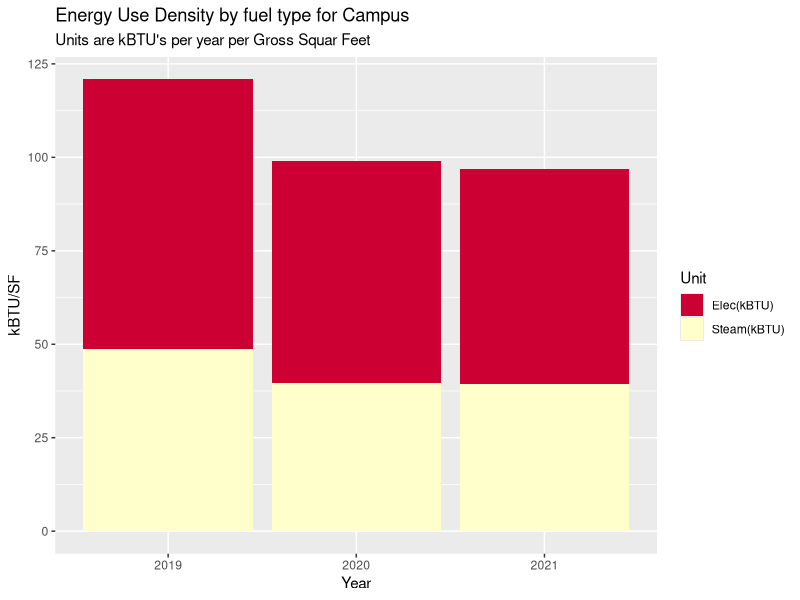
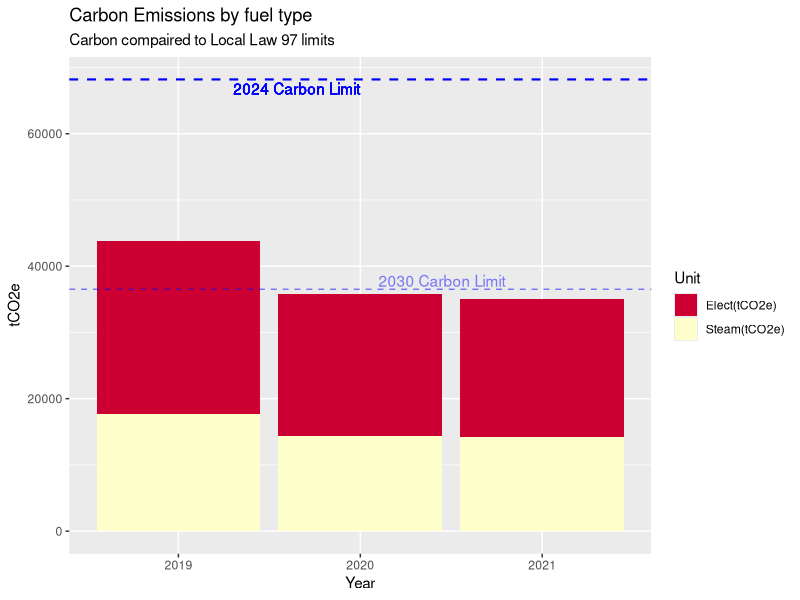
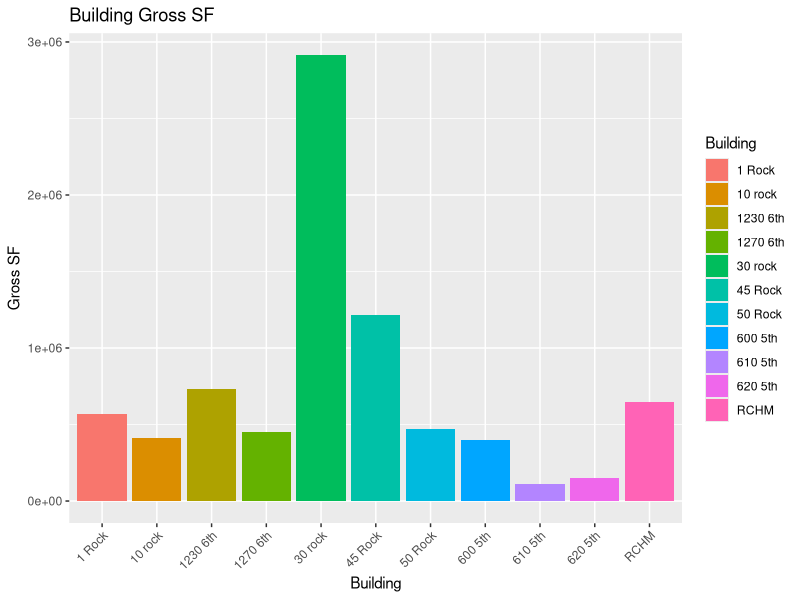
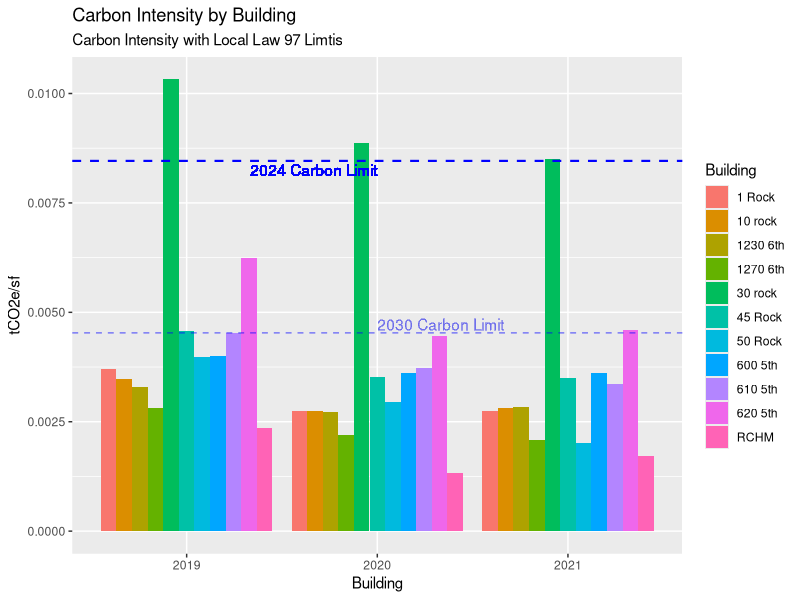

Write the R code that produced these figures, in order. (Note: this script raises an error after producing the figures.)
## ---- chunk 1

# Load packages 
my_packages <- c("tidyverse", "vroom" , "janitor" , "glue" , "tsibble" , "tidytext","lubridate", "fable", "tsibbledata", "ggplot2", "forecast", "tseries", "rio", "zoo", "readxl", "tsibbledata", "knitr", "formattable", "scales", "kable", "kableExtra")   

invisible( lapply(my_packages, require, character.only = TRUE))

#Set up environment 
place <- "Home"  #Where are we working today. 
# place <- "work"

if (place == "Home"){setwd("C:/Users/paulr/Documents/R/RockCenterEnergyAnalysis")} else {setwd("C:/Users/prode/Documents/R/RockCenterEnergyAnalysis")}

if (!file.exists("data")) { dir.create("data")}

rm(place, my_packages ) #Clean up

options(dplyr.summarise.inform = FALSE)  # Suppress textin Knit printout. 



# Read in data

'ElecCF24' <- 0.000288962  #2024 Carbon Value
'SteamCF24' <- 0.00004493 #2024 Carbon Value
'ElecCF30' <- 0.000288962 * 0.7  #2030 Carbon Value
'SteamCF30' <- 0.00004493 * 0.7 #2024 Carbon Value
'IntensityLimit24' <- 0.00846 #2024 Limit
'IntensityLimit30' <- 0.00453 #2030 Limit

SteamData <- read_excel("data/Energy_Data_for_Net_Zero_Study.xlsx", sheet = "Sheet1", range = "B2:G11" , col_names = TRUE, na = "NA", col_types = NULL ) %>%  select(-5,-6)

ElectricData <- read_excel("data/Energy_Data_for_Net_Zero_Study.xlsx", sheet = "Sheet1", range = "B13:G23" , col_names = TRUE, na = "NA", col_types = NULL ) %>% select(-5,-6)



################################
# New Rules Source Excel Sheet #
RCEnergy_2 <- read_excel("data/LL97 Fines Rock Center - new rules.xlsx", sheet = "LL97 Fines", range = "A3:J14", col_names = TRUE, na = "NA", col_types = NULL)

Utilitydata_2 <- select(RCEnergy_2, "Building", "2019 kwh", "2020 kwh", "2021 kwh", "2019 mlbs", "2020 mlbs", "2021 mlbs", sqft)
colnames(Utilitydata_2) <- c("Building", "2019 kwh", "2020 kwh", "2021 kwh", "2019 mlbs", "2020 mlbs", "2021 mlbs", "Gross Floor Area")


################################

ElectricData %>% filter(Building == '1 Rock' | Building == '600 5th') %>% 
  select( -Building) %>% 
  summarise_each(funs(sum)) %>% 
  mutate(Building = "1 Rock and 600 5th") %>% 
  select(4,1,2,3) %>% rbind(ElectricData) %>% 
  filter(Building != '1 Rock' & Building != '600 5th') -> ElectricData

BuildingGSF <- read_excel("data/Energy_Data_for_Net_Zero_Study.xlsx", sheet = "Sheet1", range = "B28:C39" , col_names = TRUE, na = "NA", col_types = NULL ) %>% 
  filter(Building != '1 Rock' & Building != '600 5th')

UtilityData <- left_join(ElectricData, SteamData, by="Building") %>% left_join(BuildingGSF, by="Building")
UtilityData[is.na(UtilityData)] <- 0


# Adding NBC Electric
  All_Data <- read_excel("data/LL97 Fines Rock Center.xlsx", sheet = "NBC Energy", range = "B1:D64" , col_names = TRUE, na = "Not Available", col_types = c("guess", "guess", "numeric") ) %>% mutate(across(contains('Date'), ymd)) %>% select("Start Date", "kwh")
colnames(All_Data) <- c("Date",  "kwh")
All_Data %>% 
  group_by(year(Date)) %>% 
  summarise("Elect" = sum(kwh)) -> All_Data
colnames(All_Data) <- c("Date", "Elect")
All_Data %>% 
  filter(Date == 2019 | Date == 2020 | Date == 2021 ) -> All_Data
UtilityData[4,2] <- UtilityData[4,2] + All_Data[1,2]
UtilityData[4,3] <- UtilityData[4,3] + All_Data[2,2]
UtilityData[4,4] <- UtilityData[4,4] + All_Data[3,2]

################################
# Add Utility Data back in here
################################
UtilityData <- Utilitydata_2



#Campus EUI for each year 
UtilityData1 <- UtilityData 
apply(UtilityData1[2:4], 2, function(row) row * 3.4121 ) -> UtilityData1[2:4]
apply(UtilityData1[5:7], 2, function(row) row * 1194) -> UtilityData1[5:7]
UtilityData1 %>% select(`2019 kwh`, `2020 kwh`, `2021 kwh`, `2019 mlbs`, `2020 mlbs`, `2021 mlbs`, `Gross Floor Area`) %>%
summarise_each(funs(sum)) -> UtilityData1
    TotalFlArea <- UtilityData1$`Gross Floor Area`
    UtilityData1 %>% 
      select(-`Gross Floor Area`) %>% 
  gather(key = "Item", value = "Value") -> UtilityData1
  cbind(UtilityData1, str_split_fixed(UtilityData1$Item, " ", n=2)) %>% 
  select(-"Item") -> UtilityData1 
  colnames(UtilityData1)  <-  c("Value", "Year", "Unit") 
  apply(UtilityData1[3], 1, function(x) {ifelse(x == "kwh", "Elec(kBTU)", "Steam(kBTU)")}) -> UtilityData1[3]
  

  # Make an EUI plot with kBTU vales for both  electric and steam  
UtilityData2 <- UtilityData1
apply(UtilityData2[1], 1, function(row) row / TotalFlArea ) -> UtilityData2[1]
UtilityData2 %>% 
  ggplot(aes(x = Year, y = Value, fill = Unit)) +
  geom_bar(stat = "identity", position = "stack") +
  labs( title = "Energy Use Density by fuel type for Campus",
        subtitle = "Units are kBTU's per year per Gross Squar Feet") +
  xlab("Year") +
  ylab("kBTU/SF") +
  scale_fill_manual(values = c("#CC0033", "#FFFFCC"))


 ### Delta's ###
  UtilityData2 %>%
    group_by(Year) %>% 
    summarise("AnnuValues" = sum(Value)) %>% 
    mutate("BaseYear" = max(AnnuValues)) %>% 
    mutate("Delta" = AnnuValues/BaseYear) -> CampusDelta
  CampusDelta[4] <- sapply(CampusDelta[4], function(x) percent(x, accuracy=1))
## ---- chunk 2

#Make a Carbon table in the dataframe UtilityData1
UtilityData3 <- UtilityData1
  apply(UtilityData3[3], 1, function(x) {ifelse(x == "Elec(kBTU)", "Elect(tCO2e)", "Steam(tCO2e)")}) -> UtilityData3[3]
  
  
  UtilityData3 %>% 
  mutate(Carbon = ifelse(Unit == "Elec(kBTU)", Value * ElecCF24 / 3.4121, Value * SteamCF24)) %>% ggplot(aes(x = Year, y = Carbon, fill = Unit)) +
  geom_bar(stat = "identity", position = "stack") +
  labs( title = "Carbon Emissions by fuel type",
        subtitle = "Carbon compaired to Local Law 97 limits") +
  labs(x = "Year", y = "tCO2e") +
  #guides(fill = FALSE) +
  geom_hline(aes(yintercept = TotalFlArea * IntensityLimit24), color = "blue", linetype = "dashed", size = 0.75) +
  geom_text(aes(x = 2, y = TotalFlArea * IntensityLimit24, label = "2024 Carbon Limit"), hjust = 1, vjust = 1.25 , color = "blue") +
  geom_hline(aes(yintercept = TotalFlArea * IntensityLimit30), linetype = "dashed", color = "blue", size = 0.5, alpha = 0.5) +
  geom_text(aes(x = 2.1, y = TotalFlArea * IntensityLimit30, label = "2030 Carbon Limit", alpha = 0.1), hjust = 0, vjust = -.2 , color = "blue", alpha = 0.1) +
  scale_fill_manual(values = c("#CC0033", "#FFFFCC"))
  
## ---- chunk 3

#Plot Carbon Intensities versus LL97 Limits 
UtilityData1 <- UtilityData 
#apply(UtilityData1[2:4], 2, function(row) row * 3.4121 ) -> UtilityData1[2:4]
apply(UtilityData1[5:7], 2, function(row) row * 1194) -> UtilityData1[5:7]
UtilityData1[2:7]/UtilityData1$`Gross Floor Area` -> UtilityData1[2:7]
colnames(UtilityData1) <- c("Building", "2019 kwh", "2020 kwh", "2021 kwh", "2019 kBTUs", "2020 kBTUs", "2021 kBTUs", "Gross Floor Area")

UtilityData1 %>% select("Building", "2019 kwh", "2020 kwh", "2021 kwh", "2019 kBTUs", "2020 kBTUs", "2021 kBTUs") -> UtilityData1

UtilityData1 %>% 
  gather(key = "Item", value = "Value", -"Building") -> UtilityData1
  cbind(UtilityData1, str_split_fixed(UtilityData1$Item, " ", n=2)) %>% 
  select(-"Item") -> UtilityData1 
  colnames(UtilityData1)  <-  c("Building", "Value", "Year", "Unit") 
  UtilityData1 %>% 
    mutate("Carbon/SF" = ifelse(Unit == "kwh", Value * ElecCF24, Value * SteamCF24)) %>% 
    select(Building, Year, Unit, `Carbon/SF`) %>% 
    mutate("Carbon" = "tCO2e") -> UtilityData1
  
  UtilityData %>%   
ggplot(aes(x = Building, y = `Gross Floor Area`, fill = Building)) +
  geom_bar(stat = "identity", position = "dodge") +
  labs( title = "Building Gross SF") +
  labs(x = "Building", y = "Gross SF") +
  theme(axis.text.x = element_text (angle = 45, vjust = 1, hjust=1)) 


UtilityData1 %>%   
ggplot(aes(x = Year, y = `Carbon/SF`, fill = Building, group = Building)) +
  geom_bar(stat = "identity", position = "dodge") +
  labs( title = "Carbon Intensity by Building",
        subtitle = "Carbon Intensity with Local Law 97 Limtis") +
  labs(x = "Building", y = "tCO2e/sf") +
  geom_hline(aes(yintercept = IntensityLimit24), color = "blue", linetype = "dashed", size = 0.75) +
  geom_text(aes(x = 2, y = IntensityLimit24, label = "2024 Carbon Limit"), hjust = 1, vjust = 1.25 , color = "blue") +
  geom_hline(aes(yintercept = IntensityLimit30), linetype = "dashed", color = "blue", size = 0.5, alpha = 0.5) +
  geom_text(aes(x = 2, y = IntensityLimit30, label = "2030 Carbon Limit"), hjust = 0, vjust = -.2 , color = "blue", alpha = 0.01) 
  

CarbonLimits <- data.frame(Year = 2019:2021, IntensityLimit24 = 0.00846, IntensityLimit30 = 0.00453)
CarbonLimits$Year <- as.character(CarbonLimits$Year)
## ---- chunk 4


###### Making table for penalties ######
UtilityData1 %>% 
  left_join(BuildingGSF) %>% 
  left_join(CarbonLimits) %>% 
  mutate('tCO2e' = IntensityLimit24 - `Carbon/SF`) -> UtilityDataT

UtilityDataT %>% 
  mutate("Penality" = ifelse(tCO2e > 0, 0, (268 * tCO2e * UtilityDataT$`Gross Floor Area`))) -> UtilityDataT

UtilityDataT %>% 
  filter(Year == 2019) %>% 
  select(-Year, -Unit, -Carbon, -IntensityLimit30, -IntensityLimit24) %>% 
  group_by(Building) %>% 
  summarise( "CarbonPSF" = sum(`Carbon/SF`), "tCO2e" = sum(`tCO2e`), "Penalty" = sum(Penality))  -> UtilityDataT2

UtilityDataT2$Penalty <- format(UtilityDataT2$Penalty,format = "f",  decimal.mark = ",",digits = 0, big.mark = ",", small.mark = ",")


# Table 
UtilityDataT2 %>% 
  adorn_totals(where = "row", fill = "-", na.rm = TRUE, name = "Total") %>% 
kable( format = "html", col.names = c("Building", "Carbon/GSF", "Total Carbon", "Net Penanity"), align = "lllc", caption = "<center><strong><strong>Penality Tabulation</strong></strong></center>", digits = getOption("digits"), booktabs = T ) %>% 
kable_styling(bootstrap_options = "striped",full_width = F) %>% 
 column_spec(4, bold = TRUE, border_right = TRUE, color = "black", background = "lightgrey")



## ---- chunk 5

#1 Electric kWh
ElectricData %>% select(Building, `2019 kwh`, `2020 kwh`, `2021 kwh`) %>% 
  gather(key = "Item", value = "Value", -Building) %>%
  ggplot(aes(x = Building, y = Value, fill = Item, group = Item)) +
  labs( title = "Annual Electric by Building",
        subtitle = "2019 and Covid years", x = "Building", y = "kWh") +
  theme(axis.text.x = element_text (angle = 45, vjust = 1, hjust=1)) +
  geom_bar(stat = "identity", position = "dodge")
## ---- chunk 6
#2 Electric kWh per GSF 
UtilityData1 <- UtilityData
apply(UtilityData1[2:7], 2, function(row) row / UtilityData1$`Gross Floor Area`) -> UtilityData1[2:7]
UtilityData1 %>% select(Building, `2019 kwh`, `2020 kwh`, `2021 kwh`) %>% 
  gather(key = "Item", value = "Value", -Building) %>% 
  ggplot(aes(x = Building, y = Value, fill = Item, group = Item)) +
  labs( title = "Annual Electric per Gross Squar Foot by Building",
        subtitle = "2019 and Covid years", x = "Building", y = "kWh/GSF") +
  theme(axis.text.x = element_text (angle = 45, vjust = 1, hjust=1)) +
  geom_bar(stat = "identity", position = "dodge")
## ---- chunk 7

#3 percent kWh reductions relative to 2019 
UtilityData1 <- UtilityData
apply(UtilityData1[2:7], 2, function(row) row / UtilityData1$`Gross Floor Area`) -> UtilityData1[2:7]
apply(UtilityData1[2:4], 2, function(row) row / UtilityData1$`2019 kwh`) -> UtilityData1[2:4]
UtilityData1 %>% select(Building, `2019 kwh`, `2020 kwh`, `2021 kwh`) %>% 
  gather(key = "Item", value = "Value", -Building) %>% 
  ggplot(aes(x = Building, y = Value, fill = Item, group = Item)) + 
  labs( title = "Percent of 2019 Electrical Consumption by Building",
        subtitle = "2019 Electric versys Covid years", x = "Building", y = "kWh/GSF % of 2019") +
  theme(axis.text.x = element_text (angle = 45, vjust = 1, hjust=1)) +
  geom_bar(stat = "identity", position = "dodge")
## ---- chunk 8
# 4 Steam mlb 
SteamData %>% select(Building, `2019 mlbs`, `2020 mlbs`, `2021 mlbs`) %>% 
  gather(key = "Item", value = "Value", -Building) %>%
  ggplot(aes(x = Building, y = Value, fill = Item, group = Item)) +
  labs( title = "Steam Comsumption ",
        subtitle = "Steam comsumption in mLB per year and building", x = "Building", y = "Mlb") +
  theme(axis.text.x = element_text (angle = 45, vjust = 1, hjust=1)) +
  geom_bar(stat = "identity", position = "dodge")

## ---- chunk 9

#5 steam mlb per gsf 
UtilityData1 <- UtilityData
apply(UtilityData1[2:7], 2, function(row) row / UtilityData1$`Gross Floor Area`) -> UtilityData1[2:7]
UtilityData1 %>% select(Building, `2019 mlbs`, `2020 mlbs`, `2021 mlbs`) %>% 
  gather(key = "Item", value = "Value", -Building) %>% 
  ggplot(aes(x = Building, y = Value, fill = Item, group = Item)) +
  labs( title = "Steam Comsumption per GSF ",
        subtitle = "Steam comsumption in mLB per GSF year and building", x = "Building", y = "Mlb/GSF") +
  theme(axis.text.x = element_text (angle = 45, vjust = 1, hjust=1)) +
  geom_bar(stat = "identity", position = "dodge")
  
## ---- chunk 10

#6 percent down from 2019
UtilityData1 <- UtilityData
apply(UtilityData1[2:7], 2, function(row) row / UtilityData1$`Gross Floor Area`) -> UtilityData1[2:7]
apply(UtilityData1[5:7], 2, function(row) row / UtilityData1$`2019 mlbs`) -> UtilityData1[5:7]
UtilityData1 %>% select(Building, `2019 mlbs`, `2020 mlbs`, `2021 mlbs`) %>% 
  gather(key = "Item", value = "Value", -Building) %>% 
  ggplot(aes(x = Building, y = Value, fill = Item, group = Item)) +
  labs( title = "Percent of 2019 Steam Consumption by Building ",
        subtitle = "2019 Steam versys Covid years", x = "Building", y = "Mlb/GSF % of 2019") +
  theme(axis.text.x = element_text (angle = 45, vjust = 1, hjust=1)) +
  geom_bar(stat = "identity", position = "dodge")

## ---- chunk 11


EPA_data <- read_excel("data/EPA_Annual_Energy_Use_By_Meter.xlsx", range = "A6:BB155" , col_names = FALSE, na = "NA", col_types = NULL )

EPA_data <- read_excel("data/EPA_Annual_Energy_Use_By_Meter.xlsx", skip = 4)




Turnstile_data <- read.csv("data/RC_Occunpancy_Data_Details_data.csv") %>% 
  select(Property, Date, Total.Entrants)

Turnstile_data$Date <- mdy(Turnstile_data$Date)

Turnstile_data %>%   
group_by(Property, "Year" = year(Date)) %>%  #"Month" = month(Date)) %>% 
  summarise(Population = sum(Total.Entrants)) -> Turnstile_data1
Turnstile_data1$Year <- as.factor(Turnstile_data1$Year)

Turnstile_data1 %>% 
  ggplot(aes(x = Property, y = Population, group = Year, fill = Year)) +
   labs( title = "Turnstyle Counts by Month",
        subtitle = "Morning Counts", x = "Building", y = "Entrants") +
  theme(axis.text.x = element_text (angle = 45, vjust = 1, hjust=1)) +
  geom_bar(stat = "identity", position = "dodge")
  




Turnstile_data %>%   
group_by("Year" = year(Date)) %>%   
  summarise(Population = sum(Total.Entrants)) -> Turnstile_data2
Turnstile_data2$Year <- as.factor(Turnstile_data2$Year)


  
